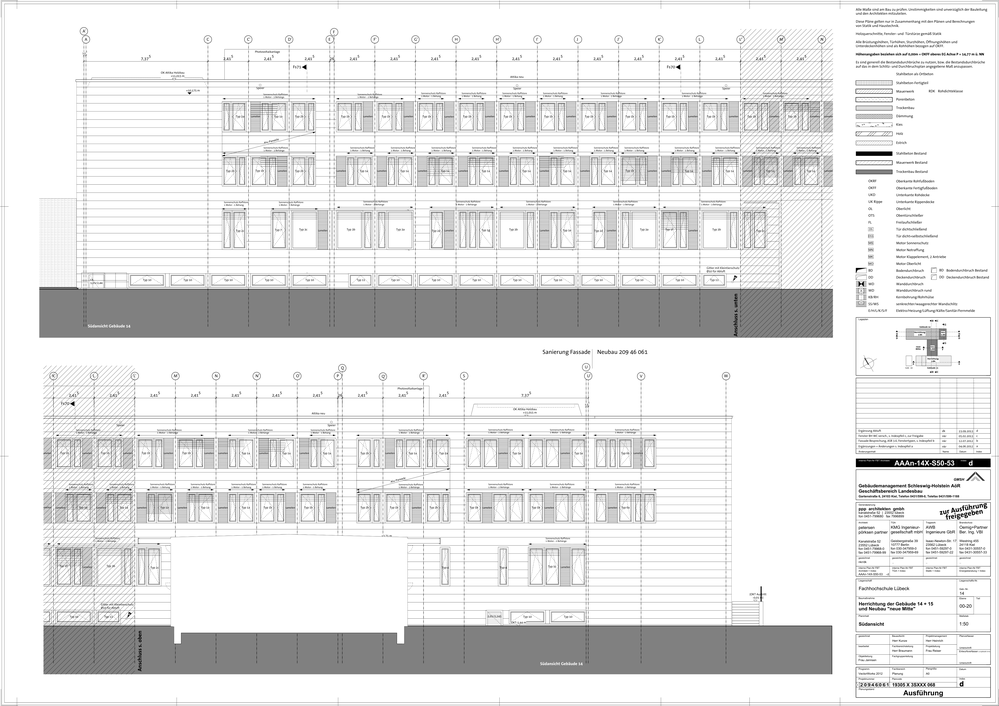
#> input picture preprocessing/template.png, 999 x 706 px, shrunk from 4491 x 3174 before the run; the run also reads 2 pictures not shown here
$ python template_matching_windows.py
#> lines starting #> are read from the running program, lines starting #| are printed output that depends on the picture; after the words box and inside, x2 and y2 are one past the last pixel; in counts of white or black regions, pixels touching at a corner belong together
import cv2
import numpy as np


def cv_show(img, name):
    cv2.namedWindow(name, cv2.WINDOW_KEEPRATIO)
    cv2.imshow(name, img)
    cv2.waitKey()
    cv2.destroyAllWindows()


img = cv2.imread('template.png')
#> img is the input picture: shape (706, 999, 3); min 0, max 255, mean 227.8

# mask ************************************
rows, cols = img.shape[:2]
#> rows = 706; cols = 999
pt_tl = [cols * 0.02, rows * 0.02]
#> pt_tl = [19.98, 14.12]
pt_tr = [cols * 0.84, rows * 0.02]
#> pt_tr = [839.2, 14.12]
pt_br = [cols * 0.84, rows * 0.48]
#> pt_br = [839.2, 338.9]
pt_bl = [cols * 0.02, rows * 0.48]
#> pt_bl = [19.98, 338.9]

width = int((cols * 0.84 - cols * 0.02))
#> width = 819
height = int((rows * 0.48 - rows * 0.02))
#> height = 324
x_start = int(cols * 0.02)  # 计算截取区域的左上角 x 坐标
#> x_start = 19
y_start = int(rows * 0.02)  # 计算截取区域的左上角 y 坐标
#> y_start = 14
x_end = x_start + width  # 计算截取区域的右下角 x 坐标
#> x_end = 838
y_end = y_start + height  # 计算截取区域的右下角 y 坐标
img = img[y_start:y_end, x_start:x_end]  # 截取指定区域
#> img: shape (324, 819, 3)

img_gray = cv2.cvtColor(img, cv2.COLOR_BGR2GRAY)
# template 1a *********************************************************
windows_1a = cv2.imread('windows_template/window1a.png', 0)
h_1a, w_1a = windows_1a.shape[:2]

res = cv2.matchTemplate(img_gray, windows_1a, cv2.TM_CCOEFF_NORMED)
list_window1a = []
threshold = 0.71
loc = np.where(res >= threshold)
#> loc = 16 positions, rows 142 to 201, columns 327 to 774
for pt in zip(*loc[::-1]):
    bottom_right = (pt[0] + w_1a, pt[1] + h_1a)
    cv2.rectangle(img, pt, bottom_right, (0, 0, 255), 2)
    list_window1a.append([pt, (pt[0] + w_1a, pt[1]),
                         bottom_right, (pt[0], pt[1] + h_1a)])
#> this loop made 16 passes
#> (pt, bottom_right) on passes 1 to 12: ((327, 142), (354, 172)), ((368, 142), (395, 172)), ((449, 142), (476, 172)), ((490, 142), (517, 172)), ((530, 142), (557, 172)), ((571, 142), (598, 172)), ((652, 142), (679, 172)), ((693, 142), (720, 172)), ((734, 142), (761, 172)), ((774, 142), (801, 172)), ((368, 143), (395, 173)), ((449, 143), (476, 173))
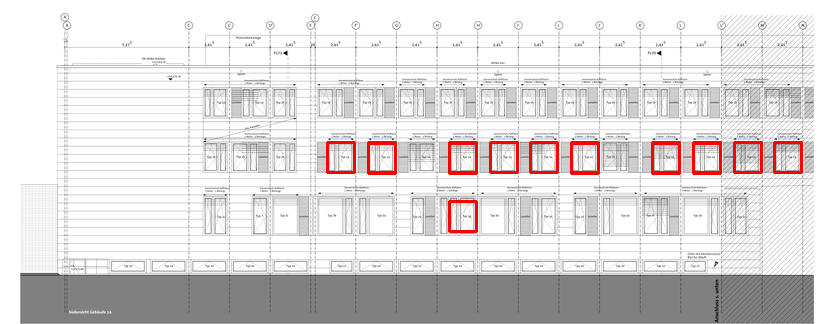
#> img: shape (324, 819, 3); mean B, G, R 217.9, 217.9, 221.8
#> after the loop, list_window1a = 16 items

# print(list_window1a)
# print(len(list_window1a))

# template 1a1 *********************************************************
windows_1a1 = cv2.imread('windows_template/window1a1.png', 0)
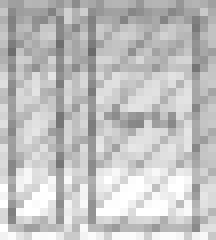
#> input picture preprocessing/windows_template/window1a1.png, 27 x 30 px, shrunk from 120 x 137 before the run (shown 8 times larger)
#> windows_1a1 is the input picture: shape (30, 27); min 106, max 255, mean 193.3
h_1a1, w_1a1 = windows_1a.shape[:2]

res = cv2.matchTemplate(img_gray, windows_1a1, cv2.TM_CCOEFF_NORMED)
min_val, max_val, min_loc, max_loc = cv2.minMaxLoc(res)
#> min_val = -0.494; max_val = 0.89; min_loc = (790, 254); max_loc = (734, 142)
top_left = max_loc
#> top_left = (734, 142)
bottom_right = (top_left[0] + w_1a1, top_left[1] + h_1a1)
#> bottom_right = (761, 172)
cv2.rectangle(img, top_left, bottom_right, (0, 0, 255), 2)

list_window1a1 = [top_left, (top_left[0] + w_1a1, top_left[1]),
                  bottom_right, (top_left[0], top_left[1] + h_1a1)]
#> list_window1a1 = [(734, 142), (761, 142), (761, 172), (734, 172)]

# print(list_window1a1)

# template 1a2 *********************************************************
windows_1a2 = cv2.imread('windows_template/window1a2.png', 0)
h_1a2, w_1a2 = windows_1a.shape[:2]

res = cv2.matchTemplate(img_gray, windows_1a2, cv2.TM_CCOEFF_NORMED)
min_val, max_val, min_loc, max_loc = cv2.minMaxLoc(res)
#> min_val = -0.591; max_val = 0.966; min_loc = (721, 264); max_loc = (774, 142)
top_left = max_loc
#> top_left = (774, 142)
bottom_right = (top_left[0] + w_1a2, top_left[1] + h_1a2)
#> bottom_right = (801, 172)
cv2.rectangle(img, top_left, bottom_right, (0, 0, 255), 2)

list_window1a2 = [top_left, (top_left[0] + w_1a2, top_left[1]),
                  bottom_right, (top_left[0], top_left[1] + h_1a2)]
#> list_window1a2 = [(774, 142), (801, 142), (801, 172), (774, 172)]

# print(list_window1a2)

# template 1b ***********************************************************
windows_1b = cv2.imread('windows_template/window1b.png', 0)
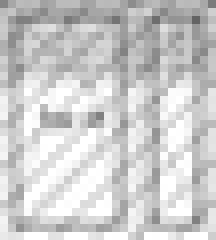
#> input picture preprocessing/windows_template/window1b.png, 27 x 30 px, shrunk from 121 x 137 before the run (shown 8 times larger)
#> windows_1b is the input picture: shape (30, 27); min 99, max 255, mean 204.2
h_1b, w_1b = windows_1b.shape[:2]

res = cv2.matchTemplate(img_gray, windows_1b, cv2.TM_CCOEFF_NORMED)
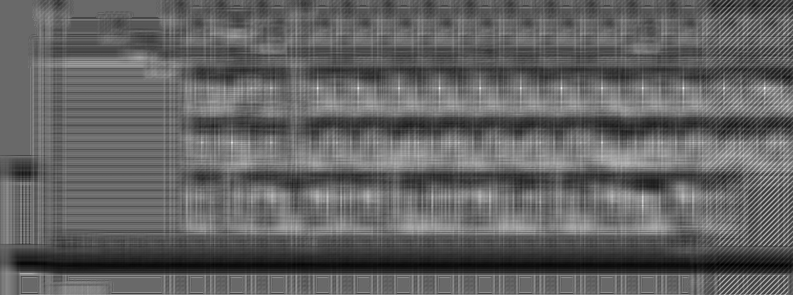
#> res: shape (295, 793) float32; min -0.601, max 0.846, mean -0.0387; drawn with min black and max white
list_window1b = []
threshold = 0.6
loc = np.where(res >= threshold)
#> loc = 27 positions, rows 87 to 196, columns 231 to 765
for pt in zip(*loc[::-1]):
    bottom_right = (pt[0] + w_1b, pt[1] + h_1b)
    cv2.rectangle(img, pt, bottom_right, (0, 0, 255), 2)
    list_window1b.append([pt, (pt[0] + w_1b, pt[1]),
                         bottom_right, (pt[0], pt[1] + h_1b)])
#> this loop made 27 passes
#> (pt, bottom_right) on passes 1 to 12: ((317, 87), (344, 117)), ((358, 87), (385, 117)), ((439, 87), (466, 117)), ((480, 87), (507, 117)), ((520, 87), (547, 117)), ((561, 87), (588, 117)), ((642, 87), (669, 117)), ((683, 87), (710, 117)), ((724, 87), (751, 117)), ((764, 87), (791, 117)), ((765, 87), (792, 117)), ((317, 88), (344, 118))
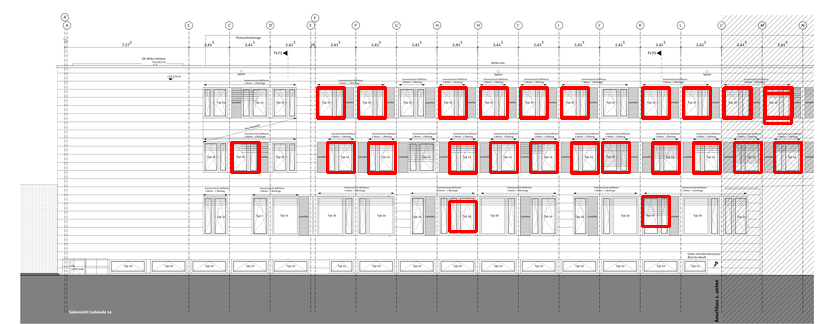
#> img: shape (324, 819, 3); 1.99% of pixels changed, all inside (x1, y1, x2, y2) = (230, 86, 794, 228)
#> after the loop, list_window1b = 27 items


#  template 1b1 ***********************************************************
windows_1b1 = cv2.imread('windows_template/window1b1.png', 0)
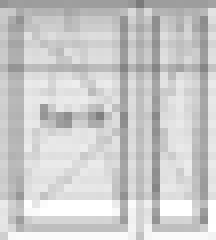
#> input picture preprocessing/windows_template/window1b1.png, 27 x 30 px, shrunk from 120 x 137 before the run (shown 8 times larger)
#> windows_1b1 is the input picture: shape (30, 27); min 122, max 255, mean 203
h_1b1, w_1b1 = windows_1b1.shape[:2]

res = cv2.matchTemplate(img_gray, windows_1b1, cv2.TM_CCOEFF_NORMED)
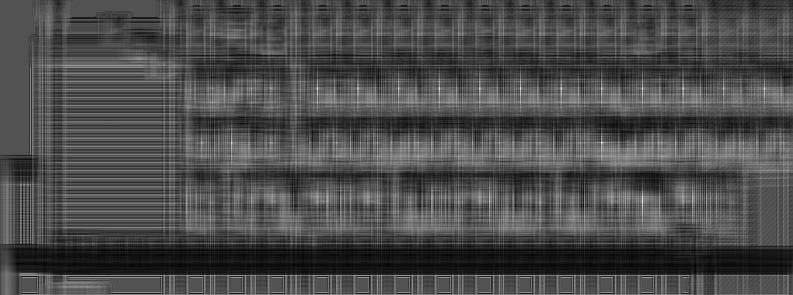
#> res: shape (295, 793) float32; min -0.412, max 0.861, mean -0.0342; drawn with min black and max white
min_val, max_val, min_loc, max_loc = cv2.minMaxLoc(res)
#> min_val = -0.412; max_val = 0.861; min_loc = (695, 266); max_loc = (601, 142)
top_left = max_loc
#> top_left = (601, 142)
bottom_right = (top_left[0] + w_1b1, top_left[1] + h_1b1)
#> bottom_right = (628, 172)
cv2.rectangle(img, top_left, bottom_right, (0, 0, 255), 2)
#> img: shape (324, 819, 3); 0.02% of pixels changed, all inside (x1, y1, x2, y2) = (600, 141, 628, 174)

list_window1b1 = [top_left, (top_left[0] + w_1b1, top_left[1]),
                  bottom_right, (top_left[0], top_left[1] + h_1b1)]
#> list_window1b1 = [(601, 142), (628, 142), (628, 172), (601, 172)]

# print(list_window1b1)

#  template 1e ***********************************************************
windows_1e = cv2.imread('windows_template/window1e.png', 0)
#> (the run stopped early here; a loop or call above may not have finished)
